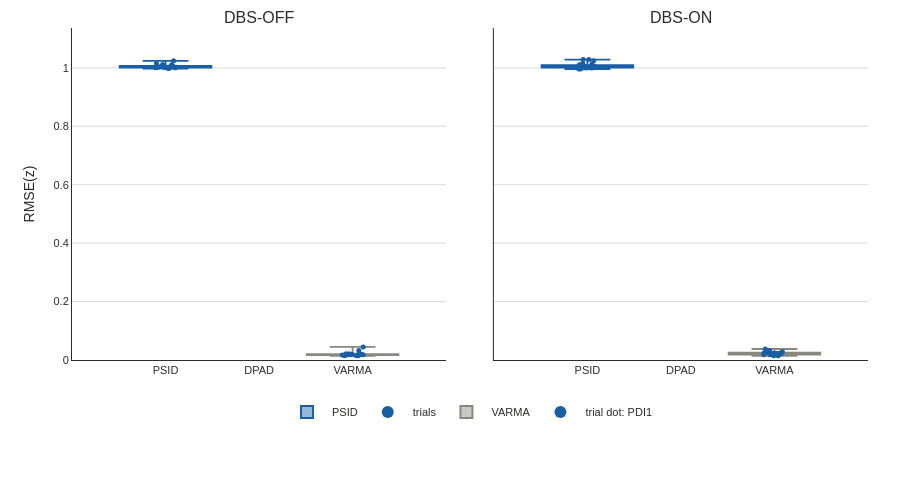
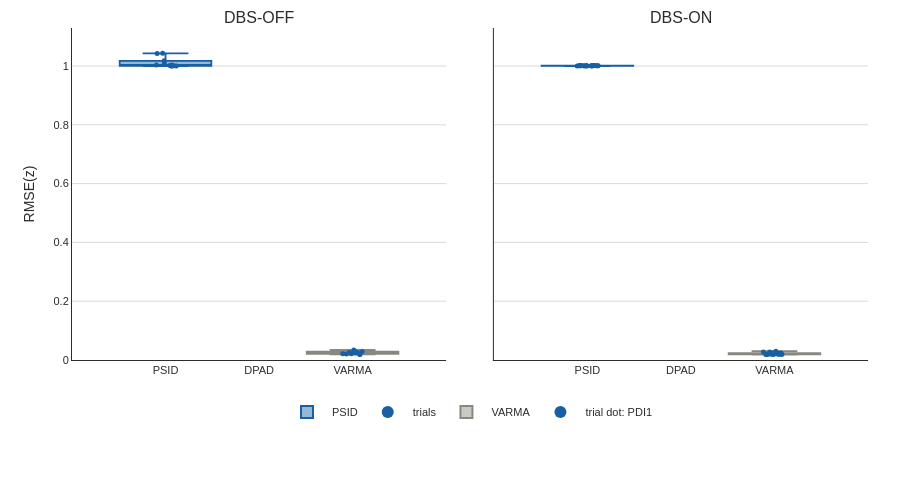
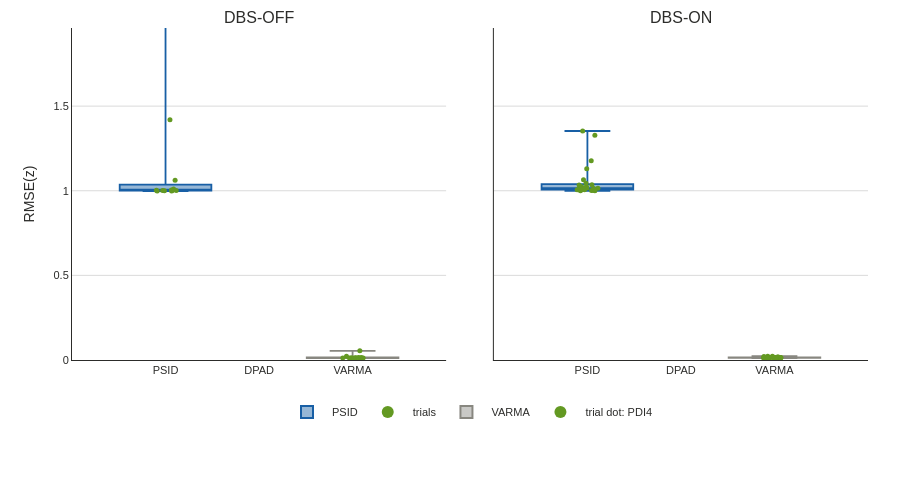
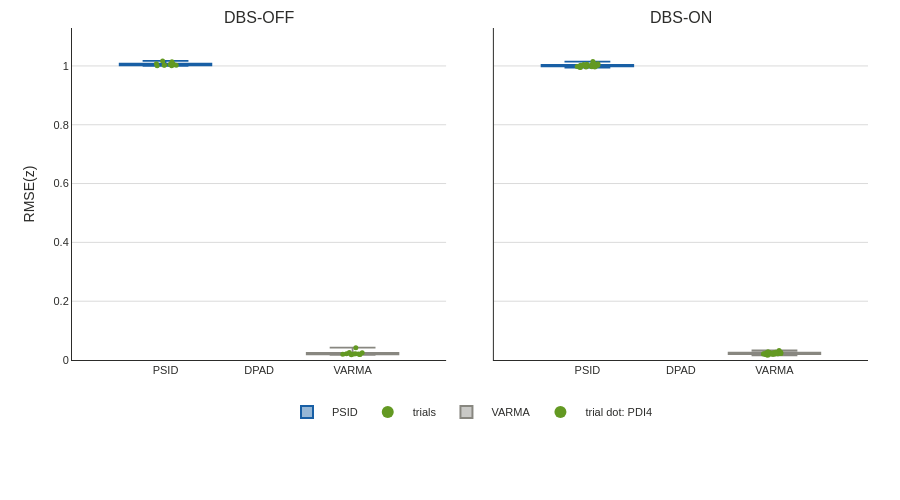

Here is the notebook cell these charts were saved with, in order:
### Markdown cell above
## Figs 9-16: Per-session RMSE strip plots (2 channels x 4 sessions)

### Code cell
fig_num = 9
for spec in THESIS_AGGREGATE_FIGURES:
    ch, _ = resolve_output_channel_display(
        load_split_results_required(results_root, spec.triplets[0].psid_variant,
                                     spec.triplets[0].psid_run_ts, spec.split),
        spec.channel_idx, declared_outputs=THESIS_DECLARED_BEHAVIORAL_OUTPUTS,
    )
    for tri in spec.triplets:
        agg = collect_pooled_rmse(results_root, [tri], spec.channel_idx,
                                   split=spec.split, run_wilcoxon=False)
        rng = np.random.default_rng(spec.jitter_seed)
        # Per-session: grouped box-and-whisker consistent with pooled Figs 7-8.
        fig = build_rmse_boxplot_figure(agg, spec.theme, rng)
        fig.write_image(str(OUT / f'fig_{fig_num:03d}_session_rmse_{tri.label}_{ch.replace(" ","_")}.png'),
                        width=900, height=500, scale=2)
        fig.show()
        pid, sess = tri.label.split("_")
        print(
            f"Fig {fig_num}: Per-trial behavioural prediction RMSE for participant {pid}, "
            f"session {sess[1:]}, output channel '{ch}'. Grouped box-and-whisker plus "
            f"per-trial dots; two panels for DBS-OFF / DBS-ON, three models per panel "
            f"(PSID/DPAD/VARMA)."
        )
        fig_num += 1

### Figure 1 — Plotly figure (JSON) as saved in the notebook; plotly's stock layout.template omitted (floating-point values rounded to 4 significant figures)
{"data": [{"boxpoints": false, "fillcolor": "rgba(24,95,165,0.45)", "legendgroup": "PSID", "line": {"color": "#185FA5", "width": 1.8}, "marker": {"color": "#185FA5"}, "name": "PSID", "quartilemethod": "exclusive", "showlegend": true, "type": "box", "x": [0, 0, 0, 0, 0, 0, 0, 0, 0, 0, 0, 0, 0, 0, 0, 0, 0, 0, 0, 0], "xaxis": "x", "y": [1.011, 1.003, 1.024, 1.004, 1.015, 1.002, 1.003, 1.007, 1.002, 1.006, 1.011, 1.001, 0.9989, 1.005, 1.002, 1.004, 1.001, 1.001, 1.006, 0.9977], "yaxis": "y"}, {"hovertext": ["PDI1<br>1.011", "PDI1<br>1.003", "PDI1<br>1.024", "PDI1<br>1.004", "PDI1<br>1.015", "PDI1<br>1.002", "PDI1<br>1.003", "PDI1<br>1.007", "PDI1<br>1.002", "PDI1<br>1.006", "PDI1<br>1.011", "PDI1<br>1.001", "PDI1<br>0.999", "PDI1<br>1.005", "PDI1<br>1.002", "PDI1<br>1.004", "PDI1<br>1.001", "PDI1<br>1.001", "PDI1<br>1.006", "PDI1<br>0.998"], "legendgroup": "trials", "marker": {"color": ["#185FA5", "#185FA5", "#185FA5", "#185FA5", "#185FA5", "#185FA5", "#185FA5", "#185FA5", "#185FA5", "#185FA5", "#185FA5", "#185FA5", "#185FA5", "#185FA5", "#185FA5", "#185FA5", "#185FA5", "#185FA5", "#185FA5", "#185FA5"], "line": {"width": 0}, "size": 5, "symbol": "circle"}, "mode": "markers", "name": "trials", "showlegend": true, "type": "scatter", "x": [0.06575, -0.01467, 0.08606, 0.04737, -0.0974, 0.1141, 0.06267, 0.06866, -0.08925, -0.01191, -0.03101, 0.1024, 0.03453, 0.07746, -0.01358, -0.06546, 0.0131, -0.1047, 0.07863, 0.0316], "xaxis": "x", "y": [1.011, 1.003, 1.024, 1.004, 1.015, 1.002, 1.003, 1.007, 1.002, 1.006, 1.011, 1.001, 0.9989, 1.005, 1.002, 1.004, 1.001, 1.001, 1.006, 0.9977], "yaxis": "y"}, {"boxpoints": false, "fillcolor": "rgba(136,135,128,0.45)", "legendgroup": "VARMA", "line": {"color": "#888780", "width": 1.8}, "marker": {"color": "#888780"}, "name": "VARMA", "quartilemethod": "exclusive", "showlegend": true, "type": "box", "x": [2, 2, 2, 2, 2, 2, 2, 2, 2, 2, 2, 2, 2, 2, 2, 2, 2, 2, 2, 2], "xaxis": "x", "y": [0.01486, 0.01762, 0.04486, 0.01994, 0.03252, 0.02091, 0.01978, 0.01697, 0.01552, 0.01437, 0.01918, 0.01755, 0.02016, 0.02021, 0.01855, 0.01618, 0.0166, 0.01914, 0.02088, 0.01526], "yaxis": "y"}, {"hovertext": ["PDI1<br>0.015", "PDI1<br>0.018", "PDI1<br>0.045", "PDI1<br>0.020", "PDI1<br>0.033", "PDI1<br>0.021", "PDI1<br>0.020", "PDI1<br>0.017", "PDI1<br>0.016", "PDI1<br>0.014", "PDI1<br>0.019", "PDI1<br>0.018", "PDI1<br>0.020", "PDI1<br>0.020", "PDI1<br>0.019", "PDI1<br>0.016", "PDI1<br>0.017", "PDI1<br>0.019", "PDI1<br>0.021", "PDI1<br>0.015"], "legendgroup": "trials", "marker": {"color": ["#185FA5", "#185FA5", "#185FA5", "#185FA5", "#185FA5", "#185FA5", "#185FA5", "#185FA5", "#185FA5", "#185FA5", "#185FA5", "#185FA5", "#185FA5", "#185FA5", "#185FA5", "#185FA5", "#185FA5", "#185FA5", "#185FA5", "#185FA5"], "line": {"width": 0}, "size": 5, "symbol": "circle"}, "mode": "markers", "showlegend": false, "type": "scatter", "x": [2.062, 1.965, 2.113, 2.094, 2.067, 1.927, 1.992, 1.891, 1.917, 2.044, 2.059, 2.112, 1.958, 1.969, 1.993, 1.925, 1.911, 1.994, 1.934, 2.041], "xaxis": "x", "y": [0.01486, 0.01762, 0.04486, 0.01994, 0.03252, 0.02091, 0.01978, 0.01697, 0.01552, 0.01437, 0.01918, 0.01755, 0.02016, 0.02021, 0.01855, 0.01618, 0.0166, 0.01914, 0.02088, 0.01526], "yaxis": "y"}, {"boxpoints": false, "fillcolor": "rgba(24,95,165,0.45)", "legendgroup": "PSID", "line": {"color": "#185FA5", "width": 1.8}, "marker": {"color": "#185FA5"}, "name": "PSID", "quartilemethod": "exclusive", "showlegend": false, "type": "box", "x": [0, 0, 0, 0, 0, 0, 0, 0, 0, 0, 0, 0, 0, 0, 0, 0, 0, 0, 0, 0, 0, 0, 0, 0], "xaxis": "x2", "y": [0.9998, 1.001, 0.9994, 1.028, 1.003, 1.001, 1.004, 1.015, 1.007, 1.001, 0.9957, 1.002, 1.005, 1.004, 1.013, 1.024, 1.001, 1.001, 1.011, 0.996, 1.0, 1.005, 1.028, 1.006], "yaxis": "y2"}, {"hovertext": ["PDI1<br>1.000", "PDI1<br>1.001", "PDI1<br>0.999", "PDI1<br>1.028", "PDI1<br>1.003", "PDI1<br>1.001", "PDI1<br>1.004", "PDI1<br>1.015", "PDI1<br>1.007", "PDI1<br>1.001", "PDI1<br>0.996", "PDI1<br>1.002", "PDI1<br>1.005", "PDI1<br>1.004", "PDI1<br>1.013", "PDI1<br>1.024", "PDI1<br>1.001", "PDI1<br>1.001", "PDI1<br>1.011", "PDI1<br>0.996", "PDI1<br>1.000", "PDI1<br>1.005", "PDI1<br>1.028", "PDI1<br>1.006"], "legendgroup": "trials", "marker": {"color": ["#185FA5", "#185FA5", "#185FA5", "#185FA5", "#185FA5", "#185FA5", "#185FA5", "#185FA5", "#185FA5", "#185FA5", "#185FA5", "#185FA5", "#185FA5", "#185FA5", "#185FA5", "#185FA5", "#185FA5", "#185FA5", "#185FA5", "#185FA5", "#185FA5", "#185FA5", "#185FA5", "#185FA5"], "line": {"width": 0}, "size": 5, "symbol": "circle"}, "mode": "markers", "showlegend": false, "type": "scatter", "x": [-0.01508, 0.07984, 0.04806, -0.04503, 0.07974, 0.07314, -0.02701, -0.0508, 0.0438, -0.08646, -0.07202, -0.1182, 0.06886, 0.03956, 0.04924, 0.06737, -0.00986, 0.0165, -0.08645, -0.09251, 0.04042, -0.006937, 0.01566, 0.0636], "xaxis": "x2", "y": [0.9998, 1.001, 0.9994, 1.028, 1.003, 1.001, 1.004, 1.015, 1.007, 1.001, 0.9957, 1.002, 1.005, 1.004, 1.013, 1.024, 1.001, 1.001, 1.011, 0.996, 1.0, 1.005, 1.028, 1.006], "yaxis": "y2"}, {"boxpoints": false, "fillcolor": "rgba(136,135,128,0.45)", "legendgroup": "VARMA", "line": {"color": "#888780", "width": 1.8}, "marker": {"color": "#888780"}, "name": "VARMA", "quartilemethod": "exclusive", "showlegend": false, "type": "box", "x": [2, 2, 2, 2, 2, 2, 2, 2, 2, 2, 2, 2, 2, 2, 2, 2, 2, 2, 2, 2, 2, 2, 2, 2], "xaxis": "x2", "y": [0.02249, 0.01967, 0.02217, 0.01914, 0.02337, 0.02263, 0.03091, 0.01781, 0.02813, 0.0246, 0.02465, 0.0328, 0.0186, 0.01617, 0.02251, 0.02108, 0.01479, 0.02235, 0.02597, 0.03057, 0.0176, 0.03761, 0.02312, 0.01452], "yaxis": "y2"}, {"hovertext": ["PDI1<br>0.022", "PDI1<br>0.020", "PDI1<br>0.022", "PDI1<br>0.019", "PDI1<br>0.023", "PDI1<br>0.023", "PDI1<br>0.031", "PDI1<br>0.018", "PDI1<br>0.028", "PDI1<br>0.025", "PDI1<br>0.025", "PDI1<br>0.033", "PDI1<br>0.019", "PDI1<br>0.016", "PDI1<br>0.023", "PDI1<br>0.021", "PDI1<br>0.015", "PDI1<br>0.022", "PDI1<br>0.026", "PDI1<br>0.031", "PDI1<br>0.018", "PDI1<br>0.038", "PDI1<br>0.023", "PDI1<br>0.015"], "legendgroup": "trials", "marker": {"color": ["#185FA5", "#185FA5", "#185FA5", "#185FA5", "#185FA5", "#185FA5", "#185FA5", "#185FA5", "#185FA5", "#185FA5", "#185FA5", "#185FA5", "#185FA5", "#185FA5", "#185FA5", "#185FA5", "#185FA5", "#185FA5", "#185FA5", "#185FA5", "#185FA5", "#185FA5", "#185FA5", "#185FA5"], "line": {"width": 0}, "size": 5, "symbol": "circle"}, "mode": "markers", "showlegend": false, "type": "scatter", "x": [2.032, 2.013, 2.014, 1.953, 1.887, 1.985, 1.932, 1.978, 2.085, 1.936, 1.894, 1.948, 1.95, 2.039, 2.014, 2.068, 2.039, 1.978, 2.075, 1.92, 1.885, 1.902, 2.053, 1.991], "xaxis": "x2", "y": [0.02249, 0.01967, 0.02217, 0.01914, 0.02337, 0.02263, 0.03091, 0.01781, 0.02813, 0.0246, 0.02465, 0.0328, 0.0186, 0.01617, 0.02251, 0.02108, 0.01479, 0.02235, 0.02597, 0.03057, 0.0176, 0.03761, 0.02312, 0.01452], "yaxis": "y2"}, {"marker": {"color": "#185FA5", "line": {"width": 0}, "size": 11}, "mode": "markers", "name": "trial dot: PDI1", "showlegend": true, "type": "scatter", "x": [null], "xaxis": "x", "y": [null], "yaxis": "y"}], "layout": {"annotations": [{"font": {"size": 16}, "showarrow": false, "text": "DBS-OFF", "x": 0.235, "xanchor": "center", "xref": "paper", "y": 1, "yanchor": "bottom", "yref": "paper"}, {"font": {"size": 16}, "showarrow": false, "text": "DBS-ON", "x": 0.765, "xanchor": "center", "xref": "paper", "y": 1, "yanchor": "bottom", "yref": "paper"}], "font": {"color": "#2C2C2A", "family": "Arial, Helvetica, sans-serif", "size": 12}, "height": 500, "hovermode": "closest", "legend": {"bgcolor": "rgba(0,0,0,0)", "font": {"size": 11}, "itemsizing": "constant", "itemwidth": 40, "orientation": "h", "tracegroupgap": 8, "x": 0.5, "xanchor": "center", "y": -0.2, "yanchor": "bottom"}, "margin": {"b": 140, "l": 72, "r": 32, "t": 28}, "paper_bgcolor": "#FFFFFF", "plot_bgcolor": "#FFFFFF", "showlegend": true, "xaxis": {"anchor": "y", "domain": [0, 0.47], "gridcolor": "rgba(0,0,0,0.15)", "linecolor": "#2C2C2A", "linewidth": 1, "mirror": false, "showgrid": false, "showline": true, "tickfont": {"size": 11}, "ticktext": ["PSID", "DPAD", "VARMA"], "tickvals": [0, 1, 2], "zeroline": false}, "xaxis2": {"anchor": "y2", "domain": [0.53, 1], "gridcolor": "rgba(0,0,0,0.15)", "linecolor": "#2C2C2A", "linewidth": 1, "mirror": false, "showgrid": false, "showline": true, "tickfont": {"size": 11}, "ticktext": ["PSID", "DPAD", "VARMA"], "tickvals": [0, 1, 2], "zeroline": false}, "yaxis": {"anchor": "x", "domain": [0, 1], "gridcolor": "rgba(0,0,0,0.15)", "linecolor": "#2C2C2A", "linewidth": 1, "mirror": false, "range": [0, 1.136], "showgrid": true, "showline": true, "tickfont": {"size": 11}, "title": {"text": "RMSE(z)"}, "zeroline": true, "zerolinecolor": "rgba(0,0,0,0.15)"}, "yaxis2": {"anchor": "x2", "domain": [0, 1], "gridcolor": "rgba(0,0,0,0.15)", "linecolor": "#2C2C2A", "linewidth": 1, "matches": "y", "mirror": false, "range": [0, 1.136], "showgrid": true, "showline": true, "showticklabels": false, "tickfont": {"size": 11}, "zeroline": true, "zerolinecolor": "rgba(0,0,0,0.15)"}}}

### Figure 2 — Plotly figure (JSON) as saved in the notebook; plotly's stock layout.template omitted (floating-point values rounded to 4 significant figures)
{"data": [{"boxpoints": false, "fillcolor": "rgba(24,95,165,0.45)", "legendgroup": "PSID", "line": {"color": "#185FA5", "width": 1.8}, "marker": {"color": "#185FA5"}, "name": "PSID", "quartilemethod": "exclusive", "showlegend": true, "type": "box", "x": [0, 0, 0, 0, 0, 0, 0, 0, 0, 0, 0], "xaxis": "x", "y": [1.0, 1.018, 1.001, 1.002, 1.003, 1.0, 1.0, 1.003, 1.043, 1.009, 1.043], "yaxis": "y"}, {"hovertext": ["PDI1<br>1.000", "PDI1<br>1.018", "PDI1<br>1.001", "PDI1<br>1.002", "PDI1<br>1.003", "PDI1<br>1.000", "PDI1<br>1.000", "PDI1<br>1.003", "PDI1<br>1.043", "PDI1<br>1.009", "PDI1<br>1.043"], "legendgroup": "trials", "marker": {"color": ["#185FA5", "#185FA5", "#185FA5", "#185FA5", "#185FA5", "#185FA5", "#185FA5", "#185FA5", "#185FA5", "#185FA5", "#185FA5"], "line": {"width": 0}, "size": 5, "symbol": "circle"}, "mode": "markers", "name": "trials", "showlegend": true, "type": "scatter", "x": [0.06575, -0.01467, 0.08606, 0.04737, -0.0974, 0.1141, 0.06267, 0.06866, -0.08925, -0.01191, -0.03101], "xaxis": "x", "y": [1.0, 1.018, 1.001, 1.002, 1.003, 1.0, 1.0, 1.003, 1.043, 1.009, 1.043], "yaxis": "y"}, {"boxpoints": false, "fillcolor": "rgba(136,135,128,0.45)", "legendgroup": "VARMA", "line": {"color": "#888780", "width": 1.8}, "marker": {"color": "#888780"}, "name": "VARMA", "quartilemethod": "exclusive", "showlegend": true, "type": "box", "x": [2, 2, 2, 2, 2, 2, 2, 2, 2, 2, 2], "xaxis": "x", "y": [0.02889, 0.02821, 0.01894, 0.0211, 0.0205, 0.03441, 0.02166, 0.01964, 0.02415, 0.02413, 0.02556], "yaxis": "y"}, {"hovertext": ["PDI1<br>0.029", "PDI1<br>0.028", "PDI1<br>0.019", "PDI1<br>0.021", "PDI1<br>0.020", "PDI1<br>0.034", "PDI1<br>0.022", "PDI1<br>0.020", "PDI1<br>0.024", "PDI1<br>0.024", "PDI1<br>0.026"], "legendgroup": "trials", "marker": {"color": ["#185FA5", "#185FA5", "#185FA5", "#185FA5", "#185FA5", "#185FA5", "#185FA5", "#185FA5", "#185FA5", "#185FA5", "#185FA5"], "line": {"width": 0}, "size": 5, "symbol": "circle"}, "mode": "markers", "showlegend": false, "type": "scatter", "x": [2.102, 2.035, 2.077, 1.986, 1.935, 2.013, 1.895, 2.079, 2.032, 2.062, 1.965], "xaxis": "x", "y": [0.02889, 0.02821, 0.01894, 0.0211, 0.0205, 0.03441, 0.02166, 0.01964, 0.02415, 0.02413, 0.02556], "yaxis": "y"}, {"boxpoints": false, "fillcolor": "rgba(24,95,165,0.45)", "legendgroup": "PSID", "line": {"color": "#185FA5", "width": 1.8}, "marker": {"color": "#185FA5"}, "name": "PSID", "quartilemethod": "exclusive", "showlegend": false, "type": "box", "x": [0, 0, 0, 0, 0, 0, 0, 0, 0, 0, 0, 0, 0, 0, 0, 0, 0, 0, 0, 0, 0], "xaxis": "x2", "y": [1.001, 1.001, 1.002, 1.001, 1.001, 1.0, 1.002, 1.001, 1.001, 1.001, 1.001, 1.0, 1.001, 1.001, 1.001, 1.0, 1.001, 1.001, 1.001, 1.001, 1.0], "yaxis": "y2"}, {"hovertext": ["PDI1<br>1.001", "PDI1<br>1.001", "PDI1<br>1.002", "PDI1<br>1.001", "PDI1<br>1.001", "PDI1<br>1.000", "PDI1<br>1.002", "PDI1<br>1.001", "PDI1<br>1.001", "PDI1<br>1.001", "PDI1<br>1.001", "PDI1<br>1.000", "PDI1<br>1.001", "PDI1<br>1.001", "PDI1<br>1.001", "PDI1<br>1.000", "PDI1<br>1.001", "PDI1<br>1.001", "PDI1<br>1.001", "PDI1<br>1.001", "PDI1<br>1.000"], "legendgroup": "trials", "marker": {"color": ["#185FA5", "#185FA5", "#185FA5", "#185FA5", "#185FA5", "#185FA5", "#185FA5", "#185FA5", "#185FA5", "#185FA5", "#185FA5", "#185FA5", "#185FA5", "#185FA5", "#185FA5", "#185FA5", "#185FA5", "#185FA5", "#185FA5", "#185FA5", "#185FA5"], "line": {"width": 0}, "size": 5, "symbol": "circle"}, "mode": "markers", "showlegend": false, "type": "scatter", "x": [0.113, 0.09435, 0.06681, -0.07329, -0.007987, -0.1095, -0.08297, 0.04393, 0.05874, 0.1122, -0.0418, -0.03109, -0.007307, -0.07453, -0.08882, -0.005831, -0.06554, 0.04076, -0.01508, 0.07984, 0.04806], "xaxis": "x2", "y": [1.001, 1.001, 1.002, 1.001, 1.001, 1.0, 1.002, 1.001, 1.001, 1.001, 1.001, 1.0, 1.001, 1.001, 1.001, 1.0, 1.001, 1.001, 1.001, 1.001, 1.0], "yaxis": "y2"}, {"boxpoints": false, "fillcolor": "rgba(136,135,128,0.45)", "legendgroup": "VARMA", "line": {"color": "#888780", "width": 1.8}, "marker": {"color": "#888780"}, "name": "VARMA", "quartilemethod": "exclusive", "showlegend": false, "type": "box", "x": [2, 2, 2, 2, 2, 2, 2, 2, 2, 2, 2, 2, 2, 2, 2, 2, 2, 2, 2, 2, 2], "xaxis": "x2", "y": [0.0207, 0.01937, 0.01974, 0.0193, 0.02716, 0.023, 0.01889, 0.01944, 0.0275, 0.02361, 0.01951, 0.0208, 0.02298, 0.01879, 0.02286, 0.01922, 0.01993, 0.02154, 0.02424, 0.02992, 0.02001], "yaxis": "y2"}, {"hovertext": ["PDI1<br>0.021", "PDI1<br>0.019", "PDI1<br>0.020", "PDI1<br>0.019", "PDI1<br>0.027", "PDI1<br>0.023", "PDI1<br>0.019", "PDI1<br>0.019", "PDI1<br>0.028", "PDI1<br>0.024", "PDI1<br>0.020", "PDI1<br>0.021", "PDI1<br>0.023", "PDI1<br>0.019", "PDI1<br>0.023", "PDI1<br>0.019", "PDI1<br>0.020", "PDI1<br>0.022", "PDI1<br>0.024", "PDI1<br>0.030", "PDI1<br>0.020"], "legendgroup": "trials", "marker": {"color": ["#185FA5", "#185FA5", "#185FA5", "#185FA5", "#185FA5", "#185FA5", "#185FA5", "#185FA5", "#185FA5", "#185FA5", "#185FA5", "#185FA5", "#185FA5", "#185FA5", "#185FA5", "#185FA5", "#185FA5", "#185FA5", "#185FA5", "#185FA5", "#185FA5"], "line": {"width": 0}, "size": 5, "symbol": "circle"}, "mode": "markers", "showlegend": false, "type": "scatter", "x": [1.955, 2.08, 2.073, 1.973, 1.949, 2.044, 1.914, 1.928, 1.882, 2.069, 2.04, 2.049, 2.067, 1.99, 2.016, 1.914, 1.907, 2.04, 1.993, 2.016, 2.064], "xaxis": "x2", "y": [0.0207, 0.01937, 0.01974, 0.0193, 0.02716, 0.023, 0.01889, 0.01944, 0.0275, 0.02361, 0.01951, 0.0208, 0.02298, 0.01879, 0.02286, 0.01922, 0.01993, 0.02154, 0.02424, 0.02992, 0.02001], "yaxis": "y2"}, {"marker": {"color": "#185FA5", "line": {"width": 0}, "size": 11}, "mode": "markers", "name": "trial dot: PDI1", "showlegend": true, "type": "scatter", "x": [null], "xaxis": "x", "y": [null], "yaxis": "y"}], "layout": {"annotations": [{"font": {"size": 16}, "showarrow": false, "text": "DBS-OFF", "x": 0.235, "xanchor": "center", "xref": "paper", "y": 1, "yanchor": "bottom", "yref": "paper"}, {"font": {"size": 16}, "showarrow": false, "text": "DBS-ON", "x": 0.765, "xanchor": "center", "xref": "paper", "y": 1, "yanchor": "bottom", "yref": "paper"}], "font": {"color": "#2C2C2A", "family": "Arial, Helvetica, sans-serif", "size": 12}, "height": 500, "hovermode": "closest", "legend": {"bgcolor": "rgba(0,0,0,0)", "font": {"size": 11}, "itemsizing": "constant", "itemwidth": 40, "orientation": "h", "tracegroupgap": 8, "x": 0.5, "xanchor": "center", "y": -0.2, "yanchor": "bottom"}, "margin": {"b": 140, "l": 72, "r": 32, "t": 28}, "paper_bgcolor": "#FFFFFF", "plot_bgcolor": "#FFFFFF", "showlegend": true, "xaxis": {"anchor": "y", "domain": [0, 0.47], "gridcolor": "rgba(0,0,0,0.15)", "linecolor": "#2C2C2A", "linewidth": 1, "mirror": false, "showgrid": false, "showline": true, "tickfont": {"size": 11}, "ticktext": ["PSID", "DPAD", "VARMA"], "tickvals": [0, 1, 2], "zeroline": false}, "xaxis2": {"anchor": "y2", "domain": [0.53, 1], "gridcolor": "rgba(0,0,0,0.15)", "linecolor": "#2C2C2A", "linewidth": 1, "mirror": false, "showgrid": false, "showline": true, "tickfont": {"size": 11}, "ticktext": ["PSID", "DPAD", "VARMA"], "tickvals": [0, 1, 2], "zeroline": false}, "yaxis": {"anchor": "x", "domain": [0, 1], "gridcolor": "rgba(0,0,0,0.15)", "linecolor": "#2C2C2A", "linewidth": 1, "mirror": false, "range": [0, 1.129], "showgrid": true, "showline": true, "tickfont": {"size": 11}, "title": {"text": "RMSE(z)"}, "zeroline": true, "zerolinecolor": "rgba(0,0,0,0.15)"}, "yaxis2": {"anchor": "x2", "domain": [0, 1], "gridcolor": "rgba(0,0,0,0.15)", "linecolor": "#2C2C2A", "linewidth": 1, "matches": "y", "mirror": false, "range": [0, 1.129], "showgrid": true, "showline": true, "showticklabels": false, "tickfont": {"size": 11}, "zeroline": true, "zerolinecolor": "rgba(0,0,0,0.15)"}}}

### Figure 3 — Plotly figure (JSON) as saved in the notebook; plotly's stock layout.template omitted (floating-point values rounded to 4 significant figures)
{"data": [{"boxpoints": false, "fillcolor": "rgba(24,95,165,0.45)", "legendgroup": "PSID", "line": {"color": "#185FA5", "width": 1.8}, "marker": {"color": "#185FA5"}, "name": "PSID", "quartilemethod": "exclusive", "showlegend": true, "type": "box", "x": [0, 0, 0, 0, 0, 0, 0, 0, 0, 0, 0, 0], "xaxis": "x", "y": [0.9986, 3.158, 1.011, 1.419, 1.003, 1.001, 1.005, 1.002, 0.999, 1.0, 1.001, 1.062], "yaxis": "y"}, {"hovertext": ["PDI4<br>0.999", "PDI4<br>3.158", "PDI4<br>1.011", "PDI4<br>1.419", "PDI4<br>1.003", "PDI4<br>1.001", "PDI4<br>1.005", "PDI4<br>1.002", "PDI4<br>0.999", "PDI4<br>1.000", "PDI4<br>1.001", "PDI4<br>1.062"], "legendgroup": "trials", "marker": {"color": ["#639922", "#639922", "#639922", "#639922", "#639922", "#639922", "#639922", "#639922", "#639922", "#639922", "#639922", "#639922"], "line": {"width": 0}, "size": 5, "symbol": "circle"}, "mode": "markers", "name": "trials", "showlegend": true, "type": "scatter", "x": [0.06575, -0.01467, 0.08606, 0.04737, -0.0974, 0.1141, 0.06267, 0.06866, -0.08925, -0.01191, -0.03101, 0.1024], "xaxis": "x", "y": [0.9986, 3.158, 1.011, 1.419, 1.003, 1.001, 1.005, 1.002, 0.999, 1.0, 1.001, 1.062], "yaxis": "y"}, {"boxpoints": false, "fillcolor": "rgba(136,135,128,0.45)", "legendgroup": "VARMA", "line": {"color": "#888780", "width": 1.8}, "marker": {"color": "#888780"}, "name": "VARMA", "quartilemethod": "exclusive", "showlegend": true, "type": "box", "x": [2, 2, 2, 2, 2, 2, 2, 2, 2, 2, 2, 2], "xaxis": "x", "y": [0.01127, 0.05401, 0.01358, 0.02241, 0.01157, 0.01254, 0.01128, 0.01403, 0.01486, 0.01249, 0.01195, 0.01513], "yaxis": "y"}, {"hovertext": ["PDI4<br>0.011", "PDI4<br>0.054", "PDI4<br>0.014", "PDI4<br>0.022", "PDI4<br>0.012", "PDI4<br>0.013", "PDI4<br>0.011", "PDI4<br>0.014", "PDI4<br>0.015", "PDI4<br>0.012", "PDI4<br>0.012", "PDI4<br>0.015"], "legendgroup": "trials", "marker": {"color": ["#639922", "#639922", "#639922", "#639922", "#639922", "#639922", "#639922", "#639922", "#639922", "#639922", "#639922", "#639922"], "line": {"width": 0}, "size": 5, "symbol": "circle"}, "mode": "markers", "showlegend": false, "type": "scatter", "x": [2.035, 2.077, 1.986, 1.935, 2.013, 1.895, 2.079, 2.032, 2.062, 1.965, 2.113, 2.094], "xaxis": "x", "y": [0.01127, 0.05401, 0.01358, 0.02241, 0.01157, 0.01254, 0.01128, 0.01403, 0.01486, 0.01249, 0.01195, 0.01513], "yaxis": "y"}, {"boxpoints": false, "fillcolor": "rgba(24,95,165,0.45)", "legendgroup": "PSID", "line": {"color": "#185FA5", "width": 1.8}, "marker": {"color": "#185FA5"}, "name": "PSID", "quartilemethod": "exclusive", "showlegend": false, "type": "box", "x": [0, 0, 0, 0, 0, 0, 0, 0, 0, 0, 0, 0, 0, 0, 0, 0, 0, 0, 0, 0, 0, 0, 0, 0], "xaxis": "x2", "y": [1.014, 1.006, 1.023, 1.006, 1.015, 1.002, 1.003, 1.015, 1.065, 1.006, 1.129, 1.0, 1.034, 1.016, 1.026, 1.177, 1.044, 0.9997, 1.035, 1.011, 1.328, 1.009, 1.018, 1.353], "yaxis": "y2"}, {"hovertext": ["PDI4<br>1.014", "PDI4<br>1.006", "PDI4<br>1.023", "PDI4<br>1.006", "PDI4<br>1.015", "PDI4<br>1.002", "PDI4<br>1.003", "PDI4<br>1.015", "PDI4<br>1.065", "PDI4<br>1.006", "PDI4<br>1.129", "PDI4<br>1.000", "PDI4<br>1.034", "PDI4<br>1.016", "PDI4<br>1.026", "PDI4<br>1.177", "PDI4<br>1.044", "PDI4<br>1.000", "PDI4<br>1.035", "PDI4<br>1.011", "PDI4<br>1.328", "PDI4<br>1.009", "PDI4<br>1.018", "PDI4<br>1.353"], "legendgroup": "trials", "marker": {"color": ["#639922", "#639922", "#639922", "#639922", "#639922", "#639922", "#639922", "#639922", "#639922", "#639922", "#639922", "#639922", "#639922", "#639922", "#639922", "#639922", "#639922", "#639922", "#639922", "#639922", "#639922", "#639922", "#639922", "#639922"], "line": {"width": 0}, "size": 5, "symbol": "circle"}, "mode": "markers", "showlegend": false, "type": "scatter", "x": [0.06681, -0.07329, -0.007987, -0.1095, -0.08297, 0.04393, 0.05874, 0.1122, -0.0418, -0.03109, -0.007307, -0.07453, -0.08882, -0.005831, -0.06554, 0.04076, -0.01508, 0.07984, 0.04806, -0.04503, 0.07974, 0.07314, -0.02701, -0.0508], "xaxis": "x2", "y": [1.014, 1.006, 1.023, 1.006, 1.015, 1.002, 1.003, 1.015, 1.065, 1.006, 1.129, 1.0, 1.034, 1.016, 1.026, 1.177, 1.044, 0.9997, 1.035, 1.011, 1.328, 1.009, 1.018, 1.353], "yaxis": "y2"}, {"boxpoints": false, "fillcolor": "rgba(136,135,128,0.45)", "legendgroup": "VARMA", "line": {"color": "#888780", "width": 1.8}, "marker": {"color": "#888780"}, "name": "VARMA", "quartilemethod": "exclusive", "showlegend": false, "type": "box", "x": [2, 2, 2, 2, 2, 2, 2, 2, 2, 2, 2, 2, 2, 2, 2, 2, 2, 2, 2, 2, 2, 2, 2, 2], "xaxis": "x2", "y": [0.01322, 0.01264, 0.02241, 0.01325, 0.01352, 0.01169, 0.01407, 0.01323, 0.01268, 0.0142, 0.0144, 0.01272, 0.01801, 0.01244, 0.01495, 0.01522, 0.01699, 0.01214, 0.014, 0.0136, 0.02026, 0.01467, 0.01198, 0.02183], "yaxis": "y2"}, {"hovertext": ["PDI4<br>0.013", "PDI4<br>0.013", "PDI4<br>0.022", "PDI4<br>0.013", "PDI4<br>0.014", "PDI4<br>0.012", "PDI4<br>0.014", "PDI4<br>0.013", "PDI4<br>0.013", "PDI4<br>0.014", "PDI4<br>0.014", "PDI4<br>0.013", "PDI4<br>0.018", "PDI4<br>0.012", "PDI4<br>0.015", "PDI4<br>0.015", "PDI4<br>0.017", "PDI4<br>0.012", "PDI4<br>0.014", "PDI4<br>0.014", "PDI4<br>0.020", "PDI4<br>0.015", "PDI4<br>0.012", "PDI4<br>0.022"], "legendgroup": "trials", "marker": {"color": ["#639922", "#639922", "#639922", "#639922", "#639922", "#639922", "#639922", "#639922", "#639922", "#639922", "#639922", "#639922", "#639922", "#639922", "#639922", "#639922", "#639922", "#639922", "#639922", "#639922", "#639922", "#639922", "#639922", "#639922"], "line": {"width": 0}, "size": 5, "symbol": "circle"}, "mode": "markers", "showlegend": false, "type": "scatter", "x": [2.044, 1.914, 1.928, 1.882, 2.069, 2.04, 2.049, 2.067, 1.99, 2.016, 1.914, 1.907, 2.04, 1.993, 2.016, 2.064, 2.032, 2.013, 2.014, 1.953, 1.887, 1.985, 1.932, 1.978], "xaxis": "x2", "y": [0.01322, 0.01264, 0.02241, 0.01325, 0.01352, 0.01169, 0.01407, 0.01323, 0.01268, 0.0142, 0.0144, 0.01272, 0.01801, 0.01244, 0.01495, 0.01522, 0.01699, 0.01214, 0.014, 0.0136, 0.02026, 0.01467, 0.01198, 0.02183], "yaxis": "y2"}, {"marker": {"color": "#639922", "line": {"width": 0}, "size": 11}, "mode": "markers", "name": "trial dot: PDI4", "showlegend": true, "type": "scatter", "x": [null], "xaxis": "x", "y": [null], "yaxis": "y"}], "layout": {"annotations": [{"font": {"size": 16}, "showarrow": false, "text": "DBS-OFF", "x": 0.235, "xanchor": "center", "xref": "paper", "y": 1, "yanchor": "bottom", "yref": "paper"}, {"font": {"size": 16}, "showarrow": false, "text": "DBS-ON", "x": 0.765, "xanchor": "center", "xref": "paper", "y": 1, "yanchor": "bottom", "yref": "paper"}], "font": {"color": "#2C2C2A", "family": "Arial, Helvetica, sans-serif", "size": 12}, "height": 500, "hovermode": "closest", "legend": {"bgcolor": "rgba(0,0,0,0)", "font": {"size": 11}, "itemsizing": "constant", "itemwidth": 40, "orientation": "h", "tracegroupgap": 8, "x": 0.5, "xanchor": "center", "y": -0.2, "yanchor": "bottom"}, "margin": {"b": 140, "l": 72, "r": 32, "t": 28}, "paper_bgcolor": "#FFFFFF", "plot_bgcolor": "#FFFFFF", "showlegend": true, "xaxis": {"anchor": "y", "domain": [0, 0.47], "gridcolor": "rgba(0,0,0,0.15)", "linecolor": "#2C2C2A", "linewidth": 1, "mirror": false, "showgrid": false, "showline": true, "tickfont": {"size": 11}, "ticktext": ["PSID", "DPAD", "VARMA"], "tickvals": [0, 1, 2], "zeroline": false}, "xaxis2": {"anchor": "y2", "domain": [0.53, 1], "gridcolor": "rgba(0,0,0,0.15)", "linecolor": "#2C2C2A", "linewidth": 1, "mirror": false, "showgrid": false, "showline": true, "tickfont": {"size": 11}, "ticktext": ["PSID", "DPAD", "VARMA"], "tickvals": [0, 1, 2], "zeroline": false}, "yaxis": {"anchor": "x", "domain": [0, 1], "gridcolor": "rgba(0,0,0,0.15)", "linecolor": "#2C2C2A", "linewidth": 1, "mirror": false, "range": [0, 1.962], "showgrid": true, "showline": true, "tickfont": {"size": 11}, "title": {"text": "RMSE(z)"}, "zeroline": true, "zerolinecolor": "rgba(0,0,0,0.15)"}, "yaxis2": {"anchor": "x2", "domain": [0, 1], "gridcolor": "rgba(0,0,0,0.15)", "linecolor": "#2C2C2A", "linewidth": 1, "matches": "y", "mirror": false, "range": [0, 1.962], "showgrid": true, "showline": true, "showticklabels": false, "tickfont": {"size": 11}, "zeroline": true, "zerolinecolor": "rgba(0,0,0,0.15)"}}}

### Figure 4 — Plotly figure (JSON) as saved in the notebook; plotly's stock layout.template omitted (floating-point values rounded to 4 significant figures)
{"data": [{"boxpoints": false, "fillcolor": "rgba(24,95,165,0.45)", "legendgroup": "PSID", "line": {"color": "#185FA5", "width": 1.8}, "marker": {"color": "#185FA5"}, "name": "PSID", "quartilemethod": "exclusive", "showlegend": true, "type": "box", "x": [0, 0, 0, 0, 0, 0, 0, 0, 0, 0, 0], "xaxis": "x", "y": [1.001, 1.002, 1.006, 1.005, 1.008, 1.002, 1.006, 1.014, 1.001, 1.003, 1.017], "yaxis": "y"}, {"hovertext": ["PDI4<br>1.001", "PDI4<br>1.002", "PDI4<br>1.006", "PDI4<br>1.005", "PDI4<br>1.008", "PDI4<br>1.002", "PDI4<br>1.006", "PDI4<br>1.014", "PDI4<br>1.001", "PDI4<br>1.003", "PDI4<br>1.017"], "legendgroup": "trials", "marker": {"color": ["#639922", "#639922", "#639922", "#639922", "#639922", "#639922", "#639922", "#639922", "#639922", "#639922", "#639922"], "line": {"width": 0}, "size": 5, "symbol": "circle"}, "mode": "markers", "name": "trials", "showlegend": true, "type": "scatter", "x": [0.06575, -0.01467, 0.08606, 0.04737, -0.0974, 0.1141, 0.06267, 0.06866, -0.08925, -0.01191, -0.03101], "xaxis": "x", "y": [1.001, 1.002, 1.006, 1.005, 1.008, 1.002, 1.006, 1.014, 1.001, 1.003, 1.017], "yaxis": "y"}, {"boxpoints": false, "fillcolor": "rgba(136,135,128,0.45)", "legendgroup": "VARMA", "line": {"color": "#888780", "width": 1.8}, "marker": {"color": "#888780"}, "name": "VARMA", "quartilemethod": "exclusive", "showlegend": true, "type": "box", "x": [2, 2, 2, 2, 2, 2, 2, 2, 2, 2, 2], "xaxis": "x", "y": [0.02432, 0.04185, 0.0189, 0.01786, 0.02142, 0.02045, 0.01924, 0.01997, 0.02092, 0.02072, 0.02584], "yaxis": "y"}, {"hovertext": ["PDI4<br>0.024", "PDI4<br>0.042", "PDI4<br>0.019", "PDI4<br>0.018", "PDI4<br>0.021", "PDI4<br>0.020", "PDI4<br>0.019", "PDI4<br>0.020", "PDI4<br>0.021", "PDI4<br>0.021", "PDI4<br>0.026"], "legendgroup": "trials", "marker": {"color": ["#639922", "#639922", "#639922", "#639922", "#639922", "#639922", "#639922", "#639922", "#639922", "#639922", "#639922"], "line": {"width": 0}, "size": 5, "symbol": "circle"}, "mode": "markers", "showlegend": false, "type": "scatter", "x": [2.102, 2.035, 2.077, 1.986, 1.935, 2.013, 1.895, 2.079, 2.032, 2.062, 1.965], "xaxis": "x", "y": [0.02432, 0.04185, 0.0189, 0.01786, 0.02142, 0.02045, 0.01924, 0.01997, 0.02092, 0.02072, 0.02584], "yaxis": "y"}, {"boxpoints": false, "fillcolor": "rgba(24,95,165,0.45)", "legendgroup": "PSID", "line": {"color": "#185FA5", "width": 1.8}, "marker": {"color": "#185FA5"}, "name": "PSID", "quartilemethod": "exclusive", "showlegend": false, "type": "box", "x": [0, 0, 0, 0, 0, 0, 0, 0, 0, 0, 0, 0, 0, 0, 0, 0, 0, 0, 0, 0, 0, 0, 0, 0, 0], "xaxis": "x2", "y": [1.008, 1.0, 1.002, 1.003, 0.9983, 0.9985, 0.9956, 0.9982, 1.015, 1.002, 1.005, 1.002, 1.002, 0.9945, 0.9989, 1.006, 1.002, 1.003, 0.9966, 1.003, 0.9971, 1.002, 0.9963, 1.008, 1.0], "yaxis": "y2"}, {"hovertext": ["PDI4<br>1.008", "PDI4<br>1.000", "PDI4<br>1.002", "PDI4<br>1.003", "PDI4<br>0.998", "PDI4<br>0.998", "PDI4<br>0.996", "PDI4<br>0.998", "PDI4<br>1.015", "PDI4<br>1.002", "PDI4<br>1.005", "PDI4<br>1.002", "PDI4<br>1.002", "PDI4<br>0.995", "PDI4<br>0.999", "PDI4<br>1.006", "PDI4<br>1.002", "PDI4<br>1.003", "PDI4<br>0.997", "PDI4<br>1.003", "PDI4<br>0.997", "PDI4<br>1.002", "PDI4<br>0.996", "PDI4<br>1.008", "PDI4<br>1.000"], "legendgroup": "trials", "marker": {"color": ["#639922", "#639922", "#639922", "#639922", "#639922", "#639922", "#639922", "#639922", "#639922", "#639922", "#639922", "#639922", "#639922", "#639922", "#639922", "#639922", "#639922", "#639922", "#639922", "#639922", "#639922", "#639922", "#639922", "#639922", "#639922"], "line": {"width": 0}, "size": 5, "symbol": "circle"}, "mode": "markers", "showlegend": false, "type": "scatter", "x": [0.113, 0.09435, 0.06681, -0.07329, -0.007987, -0.1095, -0.08297, 0.04393, 0.05874, 0.1122, -0.0418, -0.03109, -0.007307, -0.07453, -0.08882, -0.005831, -0.06554, 0.04076, -0.01508, 0.07984, 0.04806, -0.04503, 0.07974, 0.07314, -0.02701], "xaxis": "x2", "y": [1.008, 1.0, 1.002, 1.003, 0.9983, 0.9985, 0.9956, 0.9982, 1.015, 1.002, 1.005, 1.002, 1.002, 0.9945, 0.9989, 1.006, 1.002, 1.003, 0.9966, 1.003, 0.9971, 1.002, 0.9963, 1.008, 1.0], "yaxis": "y2"}, {"boxpoints": false, "fillcolor": "rgba(136,135,128,0.45)", "legendgroup": "VARMA", "line": {"color": "#888780", "width": 1.8}, "marker": {"color": "#888780"}, "name": "VARMA", "quartilemethod": "exclusive", "showlegend": false, "type": "box", "x": [2, 2, 2, 2, 2, 2, 2, 2, 2, 2, 2, 2, 2, 2, 2, 2, 2, 2, 2, 2, 2, 2, 2, 2, 2], "xaxis": "x2", "y": [0.02543, 0.0243, 0.0246, 0.01589, 0.02033, 0.02252, 0.02137, 0.03229, 0.02617, 0.02427, 0.02362, 0.01747, 0.01902, 0.02834, 0.01925, 0.02329, 0.02251, 0.02109, 0.02619, 0.02163, 0.02044, 0.02084, 0.02324, 0.02791, 0.01988], "yaxis": "y2"}, {"hovertext": ["PDI4<br>0.025", "PDI4<br>0.024", "PDI4<br>0.025", "PDI4<br>0.016", "PDI4<br>0.020", "PDI4<br>0.023", "PDI4<br>0.021", "PDI4<br>0.032", "PDI4<br>0.026", "PDI4<br>0.024", "PDI4<br>0.024", "PDI4<br>0.017", "PDI4<br>0.019", "PDI4<br>0.028", "PDI4<br>0.019", "PDI4<br>0.023", "PDI4<br>0.023", "PDI4<br>0.021", "PDI4<br>0.026", "PDI4<br>0.022", "PDI4<br>0.020", "PDI4<br>0.021", "PDI4<br>0.023", "PDI4<br>0.028", "PDI4<br>0.020"], "legendgroup": "trials", "marker": {"color": ["#639922", "#639922", "#639922", "#639922", "#639922", "#639922", "#639922", "#639922", "#639922", "#639922", "#639922", "#639922", "#639922", "#639922", "#639922", "#639922", "#639922", "#639922", "#639922", "#639922", "#639922", "#639922", "#639922", "#639922", "#639922"], "line": {"width": 0}, "size": 5, "symbol": "circle"}, "mode": "markers", "showlegend": false, "type": "scatter", "x": [1.949, 2.044, 1.914, 1.928, 1.882, 2.069, 2.04, 2.049, 2.067, 1.99, 2.016, 1.914, 1.907, 2.04, 1.993, 2.016, 2.064, 2.032, 2.013, 2.014, 1.953, 1.887, 1.985, 1.932, 1.978], "xaxis": "x2", "y": [0.02543, 0.0243, 0.0246, 0.01589, 0.02033, 0.02252, 0.02137, 0.03229, 0.02617, 0.02427, 0.02362, 0.01747, 0.01902, 0.02834, 0.01925, 0.02329, 0.02251, 0.02109, 0.02619, 0.02163, 0.02044, 0.02084, 0.02324, 0.02791, 0.01988], "yaxis": "y2"}, {"marker": {"color": "#639922", "line": {"width": 0}, "size": 11}, "mode": "markers", "name": "trial dot: PDI4", "showlegend": true, "type": "scatter", "x": [null], "xaxis": "x", "y": [null], "yaxis": "y"}], "layout": {"annotations": [{"font": {"size": 16}, "showarrow": false, "text": "DBS-OFF", "x": 0.235, "xanchor": "center", "xref": "paper", "y": 1, "yanchor": "bottom", "yref": "paper"}, {"font": {"size": 16}, "showarrow": false, "text": "DBS-ON", "x": 0.765, "xanchor": "center", "xref": "paper", "y": 1, "yanchor": "bottom", "yref": "paper"}], "font": {"color": "#2C2C2A", "family": "Arial, Helvetica, sans-serif", "size": 12}, "height": 500, "hovermode": "closest", "legend": {"bgcolor": "rgba(0,0,0,0)", "font": {"size": 11}, "itemsizing": "constant", "itemwidth": 40, "orientation": "h", "tracegroupgap": 8, "x": 0.5, "xanchor": "center", "y": -0.2, "yanchor": "bottom"}, "margin": {"b": 140, "l": 72, "r": 32, "t": 28}, "paper_bgcolor": "#FFFFFF", "plot_bgcolor": "#FFFFFF", "showlegend": true, "xaxis": {"anchor": "y", "domain": [0, 0.47], "gridcolor": "rgba(0,0,0,0.15)", "linecolor": "#2C2C2A", "linewidth": 1, "mirror": false, "showgrid": false, "showline": true, "tickfont": {"size": 11}, "ticktext": ["PSID", "DPAD", "VARMA"], "tickvals": [0, 1, 2], "zeroline": false}, "xaxis2": {"anchor": "y2", "domain": [0.53, 1], "gridcolor": "rgba(0,0,0,0.15)", "linecolor": "#2C2C2A", "linewidth": 1, "mirror": false, "showgrid": false, "showline": true, "tickfont": {"size": 11}, "ticktext": ["PSID", "DPAD", "VARMA"], "tickvals": [0, 1, 2], "zeroline": false}, "yaxis": {"anchor": "x", "domain": [0, 1], "gridcolor": "rgba(0,0,0,0.15)", "linecolor": "#2C2C2A", "linewidth": 1, "mirror": false, "range": [0, 1.129], "showgrid": true, "showline": true, "tickfont": {"size": 11}, "title": {"text": "RMSE(z)"}, "zeroline": true, "zerolinecolor": "rgba(0,0,0,0.15)"}, "yaxis2": {"anchor": "x2", "domain": [0, 1], "gridcolor": "rgba(0,0,0,0.15)", "linecolor": "#2C2C2A", "linewidth": 1, "matches": "y", "mirror": false, "range": [0, 1.129], "showgrid": true, "showline": true, "showticklabels": false, "tickfont": {"size": 11}, "zeroline": true, "zerolinecolor": "rgba(0,0,0,0.15)"}}}
